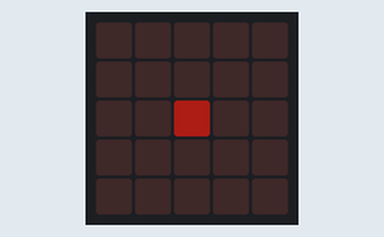
Recording of a program running on a simulated BBC micro:bit (MakeCode). Shown: the board's 5×5 LED display. Dim RGB values are drawn brighter than linear.

Above: at 0.1 s.
At 0.7 s:
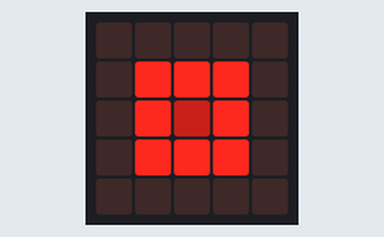
At 1.3 s:
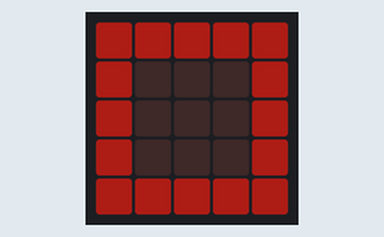
At 1.92 s:
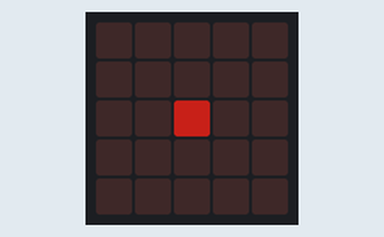

The program:

main.ts
```typescript
function c (_0: number, _1: number, _2: number) {
    led.plotBrightness(2, 2, _0)
    let i;
for (i = 0; i <= 3; i++)led.plotBrightness(1, i + 1, _1)
for (i = 0; i <= 3; i++)led.plotBrightness(3, i + 1, _1)
led.plotBrightness(2, 1, _1)
    led.plotBrightness(2, 3, _1)
    for (i = 0; i <= 4; i++)led.plotBrightness(0, i, _2)
for (i = 0; i <= 4; i++)led.plotBrightness(4, i, _2)
for (i = 0; i <= 4; i++)led.plotBrightness(i, 0, _2)
for (i = 0; i <= 4; i++)led.plotBrightness(i, 4, _2)
basic.pause(200)
}
basic.forever(function () {
    c(50, 0, 0)
    c(100, 0, 0)
    c(255, 0, 0)
    c(100, 255, 0)
    c(50, 100, 255)
    c(0, 50, 100)
    c(0, 0, 50)
    c(0, 0, 0)
})
```

test.ts
```typescript
// 在這裡測試；當此封包作為擴充功能時，將不會編譯此內容。
```

Measured:
- by itself, everything shown: repeats every 1.6 s, in 8 steps
